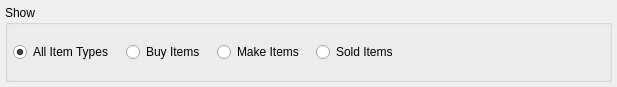
<?xml version="1.0" encoding="UTF-8"?>
<ui version="4.0">
 <comment>This file is part of the xTuple ERP: PostBooks Edition, a free and
open source Enterprise Resource Planning software suite,
Copyright (c) 1999-2018 by OpenMFG LLC, d/b/a xTuple.
It is licensed to you under the Common Public Attribution License
version 1.0, the full text of which (including xTuple-specific Exhibits)
is available at www.xtuple.com/CPAL.  By using this software, you agree
to be bound by its terms.</comment>
 <class>items</class>
 <widget class="QWidget" name="items">
  <property name="geometry">
   <rect>
    <x>0</x>
    <y>0</y>
    <width>617</width>
    <height>87</height>
   </rect>
  </property>
  <property name="windowTitle">
   <string>List Items</string>
  </property>
  <layout class="QGridLayout" name="gridLayout_2">
   <item row="0" column="0">
    <widget class="QGroupBox" name="_statusGroup">
     <property name="title">
      <string>Show</string>
     </property>
     <layout class="QGridLayout" name="gridLayout">
      <item row="0" column="1">
       <layout class="QHBoxLayout" name="horizontalLayout">
        <property name="spacing">
         <number>12</number>
        </property>
        <item>
         <widget class="QRadioButton" name="_showAll">
          <property name="text">
           <string>All Item Types</string>
          </property>
          <property name="checked">
           <bool>true</bool>
          </property>
         </widget>
        </item>
        <item>
         <widget class="QRadioButton" name="_showPurchased">
          <property name="text">
           <string>Buy Items</string>
          </property>
         </widget>
        </item>
        <item>
         <widget class="QRadioButton" name="_showManufactured">
          <property name="text">
           <string>Make Items</string>
          </property>
         </widget>
        </item>
        <item>
         <widget class="QRadioButton" name="_showSold">
          <property name="text">
           <string>Sold Items</string>
          </property>
         </widget>
        </item>
        <item>
         <spacer name="horizontalSpacer_2">
          <property name="orientation">
           <enum>Qt::Horizontal</enum>
          </property>
          <property name="sizeHint" stdset="0">
           <size>
            <width>40</width>
            <height>20</height>
           </size>
          </property>
         </spacer>
        </item>
       </layout>
      </item>
     </layout>
    </widget>
   </item>
  </layout>
 </widget>
 <layoutdefault spacing="5" margin="5"/>
 <tabstops>
  <tabstop>_showAll</tabstop>
 </tabstops>
 <resources/>
 <connections/>
</ui>
